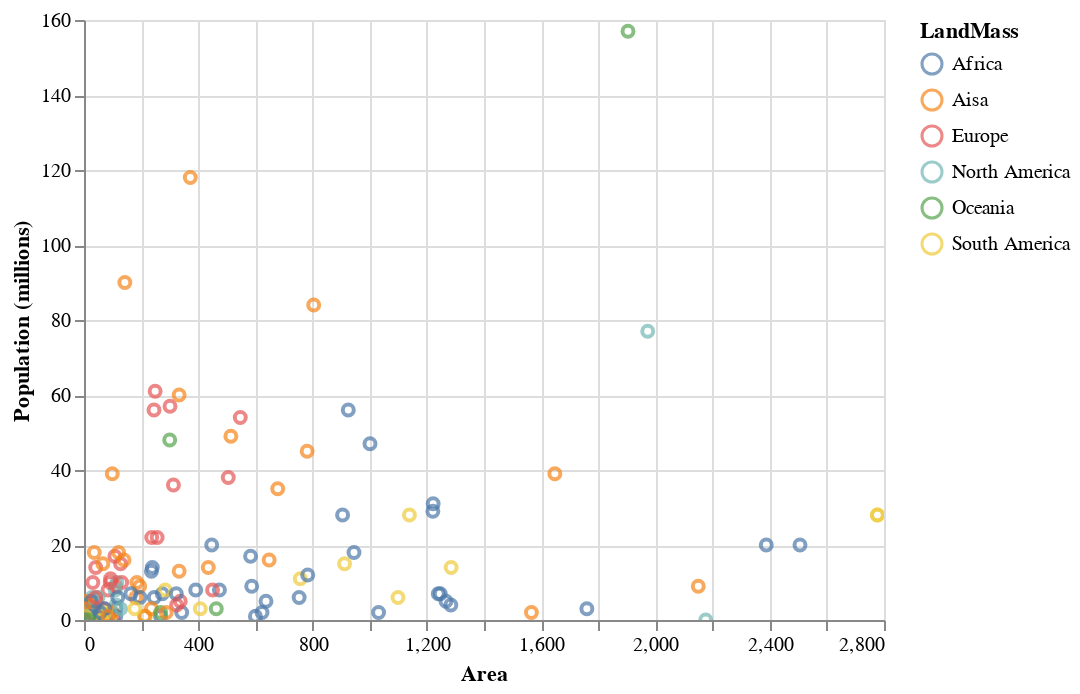

The notebook cell this image was saved under:
### Code cell
brush = alt.selection_interval()

filterPopPointsChart1 = alt.Chart(AreaDatasetFilter).mark_point().encode(
    x ='Area',
    y ='Population (millions)',
    color = alt.condition(brush, 'LandMass', alt.value('lightgray')),
    tooltip = ['Country','LandMass','Area','Population (millions)']
).add_selection(
    brush
).interactive()

filterPopPointsChart1

### Figure 1 — Vega-Lite specification as saved in the notebook (floating-point values rounded to 4 significant figures; data arrays with more than 128 entries replaced by an {"elided": "..."} marker saying what was removed)
{"config": {"view": {"continuousWidth": 400, "continuousHeight": 300}}, "data": {"name": "data-02dd9ca44916997320468564adfbecda"}, "mark": "point", "encoding": {"color": {"condition": {"type": "nominal", "field": "LandMass", "selection": "selector026"}, "value": "lightgray"}, "tooltip": [{"type": "nominal", "field": "Country"}, {"type": "nominal", "field": "LandMass"}, {"type": "quantitative", "field": "Area"}, {"type": "quantitative", "field": "Population (millions)"}], "x": {"type": "quantitative", "field": "Area"}, "y": {"type": "quantitative", "field": "Population (millions)"}}, "selection": {"selector026": {"type": "interval"}, "selector027": {"type": "interval", "bind": "scales", "encodings": ["x", "y"]}}, "$schema": "https://vega.github.io/schema/vega-lite/v4.8.1.json", "datasets": {"data-02dd9ca44916997320468564adfbecda": {"elided": "187 records"}}}
